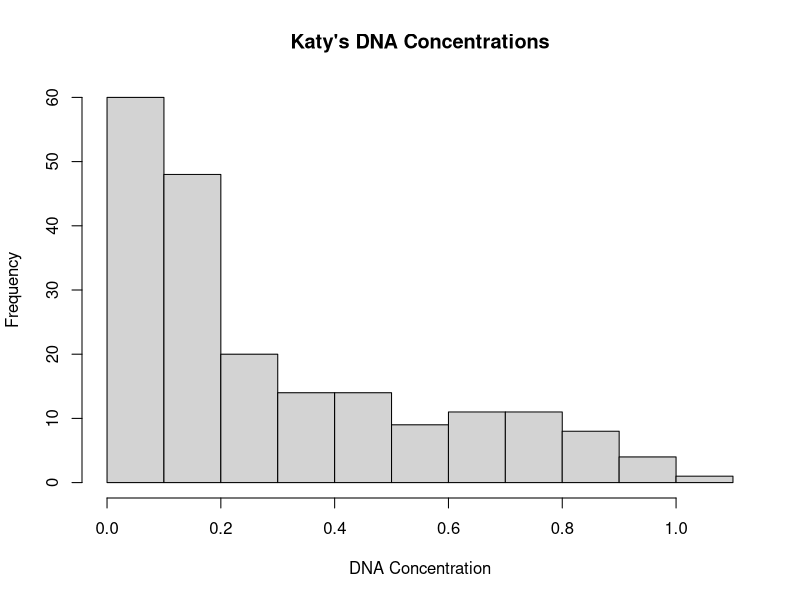
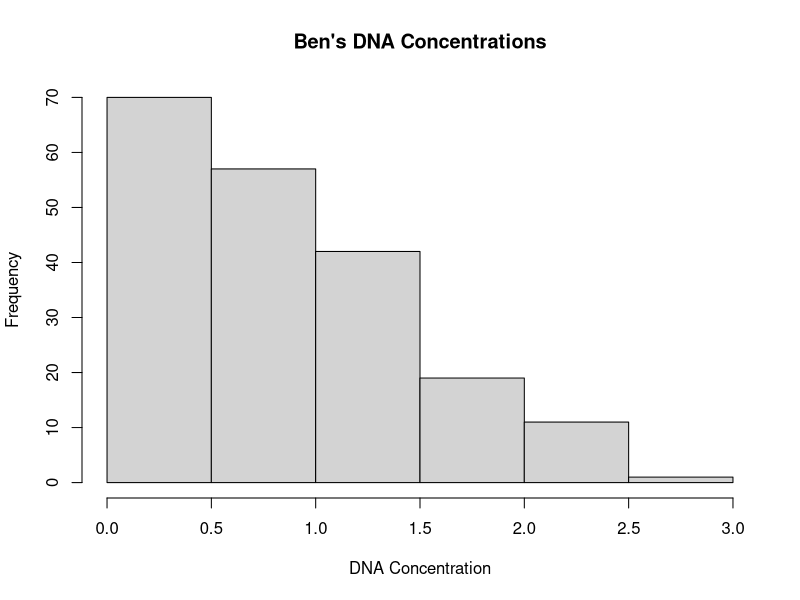
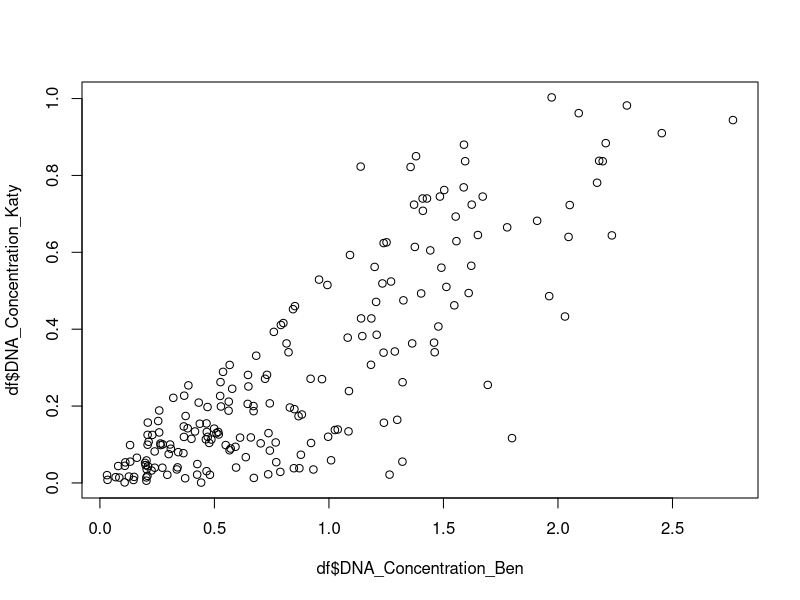
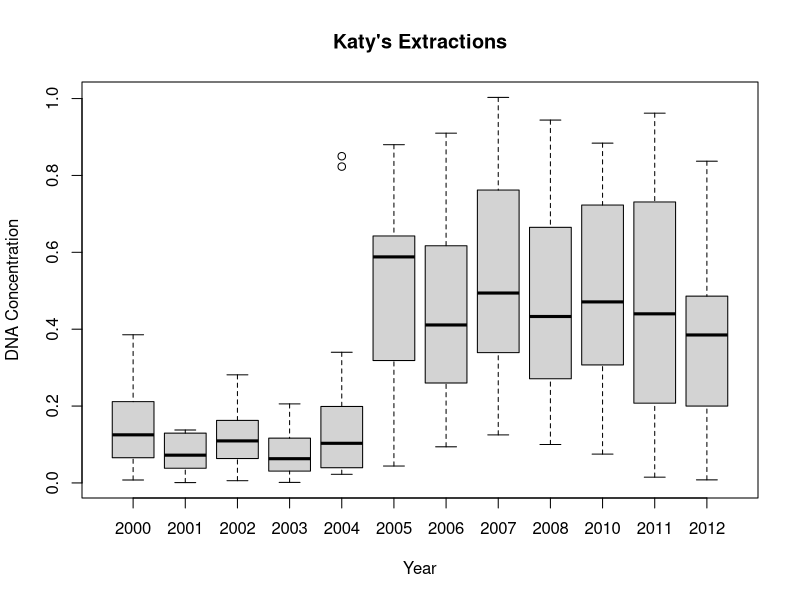
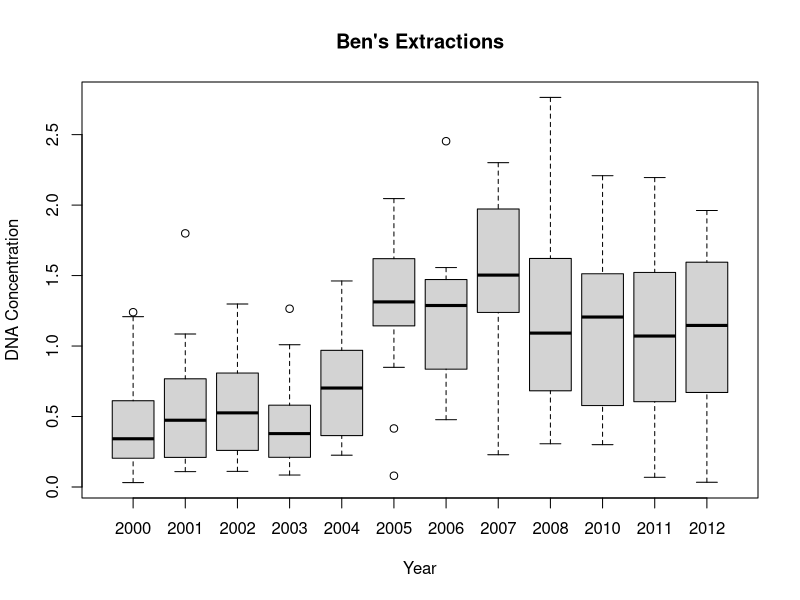
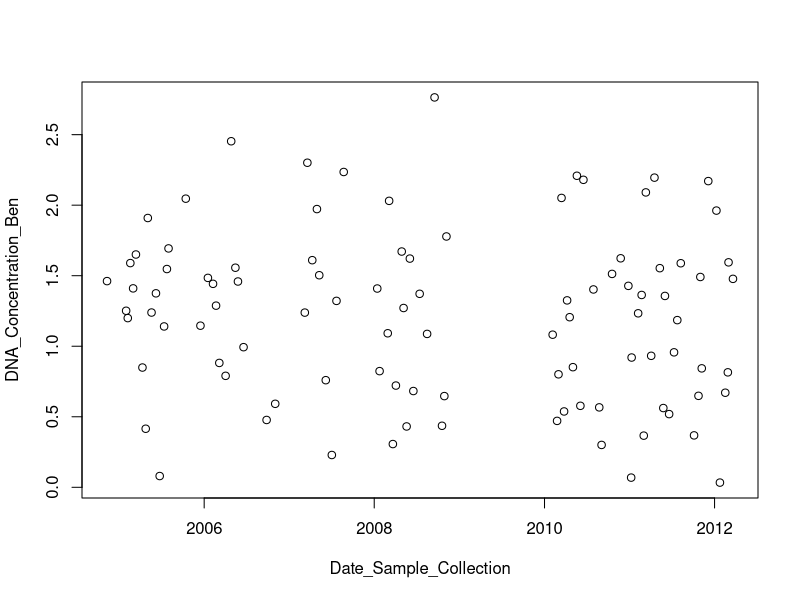

Recreate these plots in R, in order.
library(tidyverse)
df <- read.csv("DNA_Conc_by_Extraction_Date.csv")
head(df)
## This is q1
hist(df$DNA_Concentration_Katy, xlab = "DNA Concentration", main = "Katy's DNA Concentrations")
hist(df$DNA_Concentration_Ben, xlab = "DNA Concentration", main = "Ben's DNA Concentrations")
## This is q2 --- Make sure to clean these up before turning them in. 
png("./MILLAR_Plot1.png")
plot(x = (as.factor(df$Year_Collected)), y = df$DNA_Concentration_Katy , xlab = "Year", ylab = "DNA Concentration", main = "Katy's Extractions")
dev.off()
png("./MILLAR_Plot2.png")
plot(x = (as.factor(df$Year_Collected)), y = df$DNA_Concentration_Ben , xlab = "Year", ylab = "DNA Concentration", main = "Ben's Extractions")
dev.off()
## Q3 was added ^^^
 
##Q4 visualization
plot(x = df$DNA_Concentration_Ben, y = df$DNA_Concentration_Katy)
##Q4 real question
new_vector <- df$DNA_Concentration_Ben / df$DNA_Concentration_Katy
min_difference <- min(new_vector)
index_difference <- which(min_difference == new_vector)
lowest_difference_year <- df$Year_Collected[index_difference]

##Q5
subset_df_downstairs <- filter(df,Lab %in% "Downstairs")
png("./Ben_DNA_over_time.jpg")
plot(x = as.POSIXct(subset_df_downstairs$Date_Collected), y = subset_df_downstairs$DNA_Concentration_Ben, xlab = "Date_Sample_Collection",ylab = "DNA_Concentration_Ben")
dev.off()


